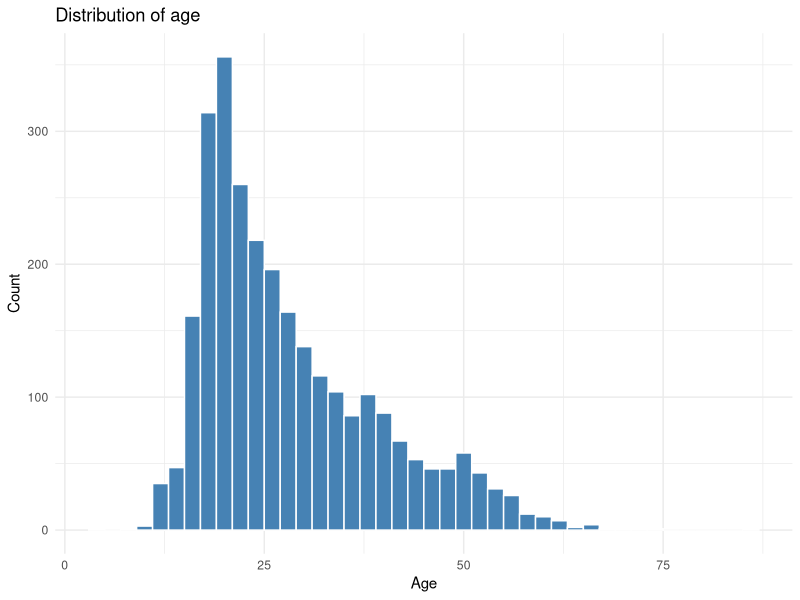
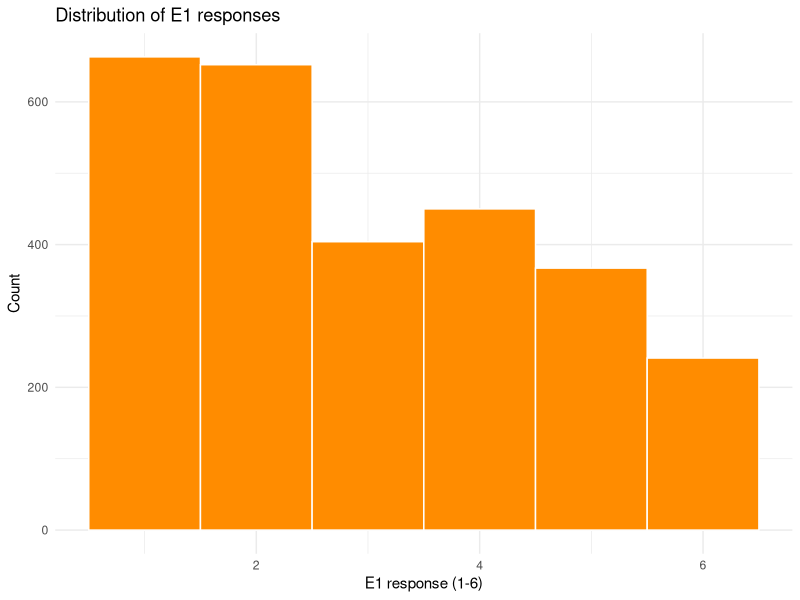
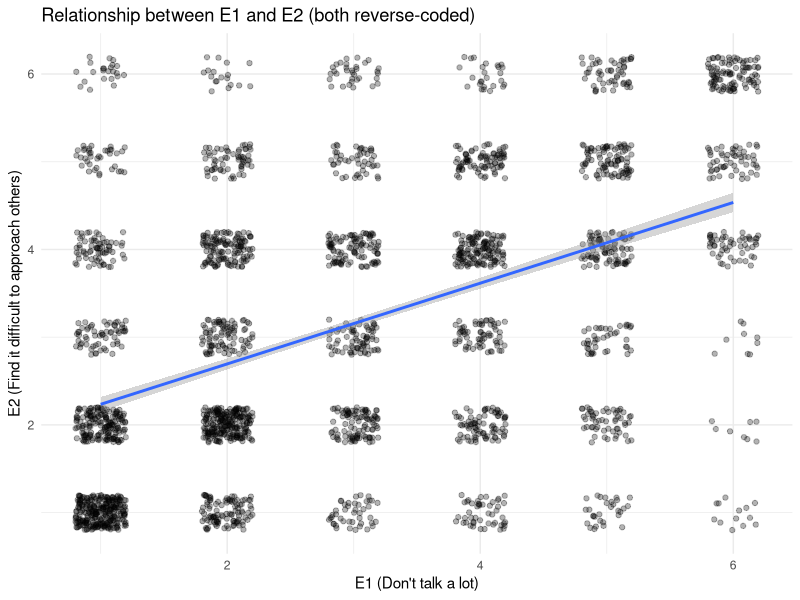
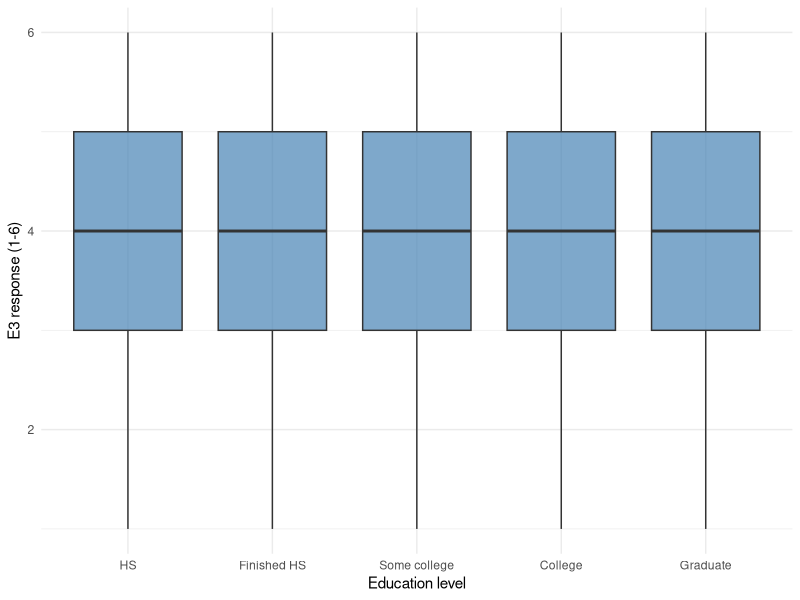
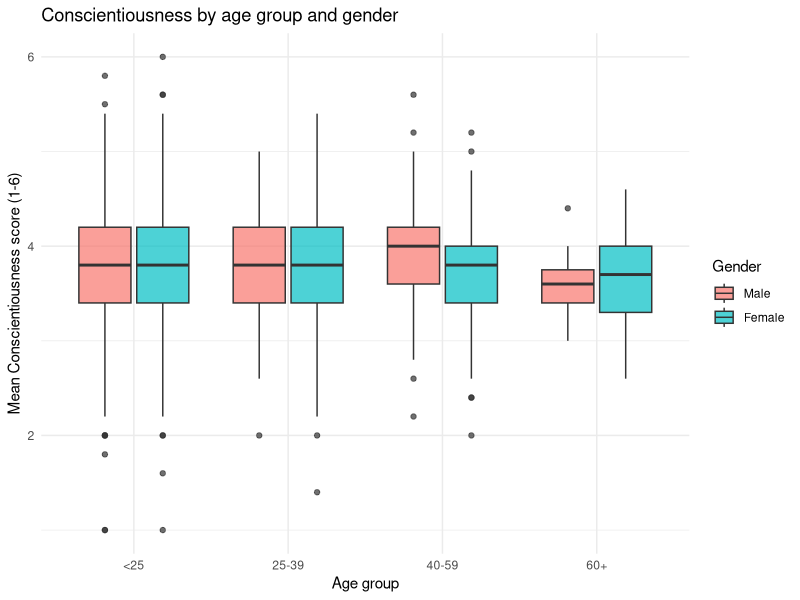

These figures' R source, in order:
## ---- chunk 1
#| include: false
library(tidyverse)
library(psych)
data(bfi)
bfi <- as_tibble(bfi)
## ---- chunk 2
#| fig-alt: "Histogram of participant age in the BFI dataset. Right-skewed, with most participants under 40."
ggplot(bfi, aes(x = age)) +
  geom_histogram(binwidth = 2, fill = "steelblue", color = "white") +
  labs(title = "Distribution of age", x = "Age", y = "Count") +
  theme_minimal()
## ---- chunk 3
#| fig-alt: "Histogram of responses to BFI item E1, on a 1-6 scale. Roughly bell-shaped with a slight skew toward the higher end."
ggplot(bfi, aes(x = E1)) +
  geom_histogram(binwidth = 1, fill = "darkorange", color = "white") +
  labs(title = "Distribution of E1 responses",
       x = "E1 response (1-6)", y = "Count") +
  theme_minimal()
## ---- chunk 4
bfi |>
  summarize(
    min_age   = min(age, na.rm = TRUE),
    max_age   = max(age, na.rm = TRUE),
    median    = median(age, na.rm = TRUE),
    n_under_15 = sum(age < 15, na.rm = TRUE),
    n_over_80  = sum(age > 80, na.rm = TRUE)
  )

# Flag suspiciously young or old respondents
bfi |>
  filter(age < 15 | age > 80) |>
  count(age)
## ---- chunk 5
bfi |>
  summarize(across(everything(), ~ mean(is.na(.)) * 100)) |>
  pivot_longer(everything(), names_to = "variable", values_to = "pct_missing") |>
  arrange(desc(pct_missing))
## ---- chunk 6
cor(bfi$E1, bfi$E2, use = "complete.obs")
## ---- chunk 7
#| fig-alt: "Scatterplot of BFI item E1 against E2 with a linear trend line. Points are heavily overplotted because both variables take only six values; the trend line slopes upward."
ggplot(bfi, aes(x = E1, y = E2)) +
  geom_jitter(alpha = 0.3, width = 0.2, height = 0.2) +
  geom_smooth(method = "lm", se = TRUE) +
  labs(
    title = "Relationship between E1 and E2 (both reverse-coded)",
    x = "E1 (Don't talk a lot)",
    y = "E2 (Find it difficult to approach others)"
  ) +
  theme_minimal()
## ---- chunk 8
#| fig-alt: "Boxplots of BFI item E3 by education level (HS, finished HS, some college, college, graduate). The medians are similar across groups, with substantial overlap in the boxes."
bfi |>
  filter(!is.na(education)) |>
  mutate(education = factor(education,
                            levels = 1:5,
                            labels = c("HS", "Finished HS", "Some college",
                                       "College", "Graduate"))) |>
  ggplot(aes(x = education, y = E3)) +
  geom_boxplot(fill = "steelblue", alpha = 0.7) +
  labs(
    x = "Education level",
    y = "E3 response (1-6)"
  ) +
  theme_minimal()
## ---- chunk 9
#| fig-alt: "Boxplots of mean Conscientiousness score by age group, faceted by gender. Both genders show modest increases in Conscientiousness with age."
bfi |>
  filter(!is.na(age), !is.na(gender)) |>
  mutate(
    # The C4 and C5 items are reverse-coded in the BFI
    C_score = rowMeans(across(c(C1, C2, C3, C4, C5), ~ .x), na.rm = TRUE),
    age_group = cut(age, breaks = c(0, 25, 40, 60, 100),
                    labels = c("<25", "25-39", "40-59", "60+")),
    gender = factor(gender, levels = 1:2, labels = c("Male", "Female"))
  ) |>
  ggplot(aes(x = age_group, y = C_score, fill = gender)) +
  geom_boxplot(alpha = 0.7) +
  labs(
    title = "Conscientiousness by age group and gender",
    x = "Age group",
    y = "Mean Conscientiousness score (1-6)",
    fill = "Gender"
  ) +
  theme_minimal()
